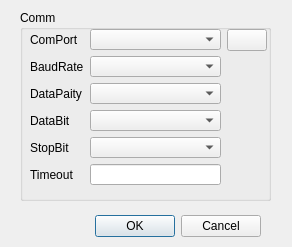
<?xml version="1.0" encoding="UTF-8"?>
<ui version="4.0">
 <class>DialogComm</class>
 <widget class="QDialog" name="DialogComm">
  <property name="geometry">
   <rect>
    <x>0</x>
    <y>0</y>
    <width>292</width>
    <height>247</height>
   </rect>
  </property>
  <property name="windowTitle">
   <string>CommSet</string>
  </property>
  <property name="windowIcon">
   <iconset resource="pyimg.qrc">
    <normaloff>:/source/img/comm.png</normaloff>:/source/img/comm.png</iconset>
  </property>
  <property name="modal">
   <bool>true</bool>
  </property>
  <widget class="QDialogButtonBox" name="buttonBox">
   <property name="geometry">
    <rect>
     <x>-40</x>
     <y>210</y>
     <width>301</width>
     <height>32</height>
    </rect>
   </property>
   <property name="orientation">
    <enum>Qt::Horizontal</enum>
   </property>
   <property name="standardButtons">
    <set>QDialogButtonBox::Cancel|QDialogButtonBox::Ok</set>
   </property>
  </widget>
  <widget class="QGroupBox" name="groupBox">
   <property name="geometry">
    <rect>
     <x>20</x>
     <y>10</y>
     <width>251</width>
     <height>191</height>
    </rect>
   </property>
   <property name="title">
    <string>Comm</string>
   </property>
   <widget class="QWidget" name="layoutWidget">
    <property name="geometry">
     <rect>
      <x>10</x>
      <y>19</y>
      <width>237</width>
      <height>156</height>
     </rect>
    </property>
    <layout class="QHBoxLayout" name="horizontalLayout_2">
     <item>
      <layout class="QHBoxLayout" name="horizontalLayout">
       <item>
        <layout class="QVBoxLayout" name="verticalLayout">
         <item>
          <widget class="QLabel" name="Lbl_1">
           <property name="text">
            <string>ComPort</string>
           </property>
          </widget>
         </item>
         <item>
          <widget class="QLabel" name="Lbl_2">
           <property name="text">
            <string>BaudRate</string>
           </property>
          </widget>
         </item>
         <item>
          <widget class="QLabel" name="Lbl_3">
           <property name="text">
            <string>DataPaity</string>
           </property>
          </widget>
         </item>
         <item>
          <widget class="QLabel" name="Lbl_4">
           <property name="text">
            <string>DataBit</string>
           </property>
          </widget>
         </item>
         <item>
          <widget class="QLabel" name="Lbl_5">
           <property name="text">
            <string>StopBit</string>
           </property>
          </widget>
         </item>
         <item>
          <widget class="QLabel" name="Lbl_6">
           <property name="text">
            <string>Timeout</string>
           </property>
          </widget>
         </item>
        </layout>
       </item>
       <item>
        <layout class="QVBoxLayout" name="verticalLayout_2">
         <item>
          <widget class="QComboBox" name="comb_Comm">
           <property name="minimumSize">
            <size>
             <width>100</width>
             <height>0</height>
            </size>
           </property>
          </widget>
         </item>
         <item>
          <widget class="QComboBox" name="comb_BaudR"/>
         </item>
         <item>
          <widget class="QComboBox" name="comb_DPaity"/>
         </item>
         <item>
          <widget class="QComboBox" name="comb_DataBit"/>
         </item>
         <item>
          <widget class="QComboBox" name="comb_StopBit"/>
         </item>
         <item>
          <widget class="QLineEdit" name="Edt_Timeout"/>
         </item>
        </layout>
       </item>
      </layout>
     </item>
     <item>
      <layout class="QVBoxLayout" name="verticalLayout_3">
       <item>
        <widget class="QPushButton" name="Btn_refresh">
         <property name="text">
          <string/>
         </property>
         <property name="icon">
          <iconset resource="pyimg.qrc">
           <normaloff>:/source/img/refresh.png</normaloff>:/source/img/refresh.png</iconset>
         </property>
        </widget>
       </item>
       <item>
        <spacer name="verticalSpacer">
         <property name="orientation">
          <enum>Qt::Vertical</enum>
         </property>
         <property name="sizeHint" stdset="0">
          <size>
           <width>20</width>
           <height>40</height>
          </size>
         </property>
        </spacer>
       </item>
      </layout>
     </item>
    </layout>
   </widget>
  </widget>
 </widget>
 <resources>
  <include location="pyimg.qrc"/>
 </resources>
 <connections>
  <connection>
   <sender>buttonBox</sender>
   <signal>accepted()</signal>
   <receiver>DialogComm</receiver>
   <slot>accept()</slot>
   <hints>
    <hint type="sourcelabel">
     <x>248</x>
     <y>254</y>
    </hint>
    <hint type="destinationlabel">
     <x>157</x>
     <y>274</y>
    </hint>
   </hints>
  </connection>
  <connection>
   <sender>buttonBox</sender>
   <signal>rejected()</signal>
   <receiver>DialogComm</receiver>
   <slot>reject()</slot>
   <hints>
    <hint type="sourcelabel">
     <x>316</x>
     <y>260</y>
    </hint>
    <hint type="destinationlabel">
     <x>286</x>
     <y>274</y>
    </hint>
   </hints>
  </connection>
 </connections>
</ui>
